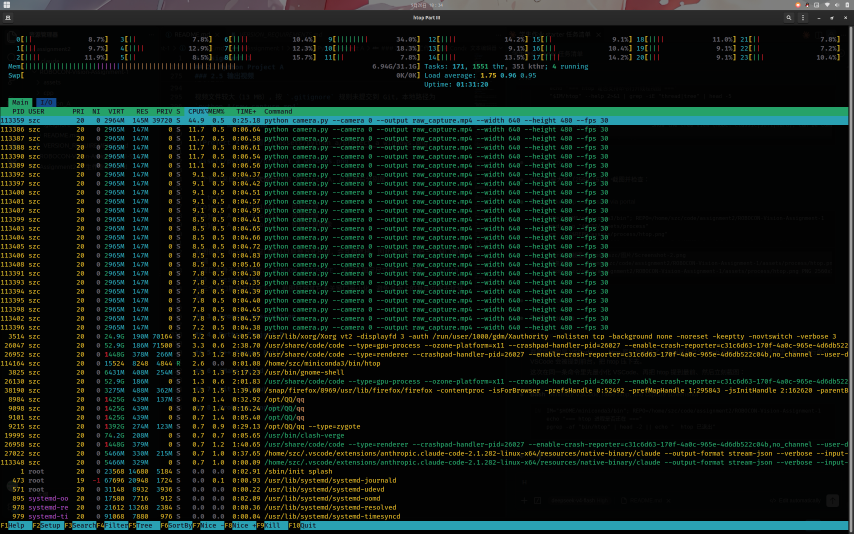
#> input picture assets/process/htop.png, 2560 x 1600 px (shown at 1/3 size)
$ python analyze_video.py --input ../assets/process/htop.png
#> lines starting #> are read from the running program, lines starting #| are printed output that depends on the picture
#!/usr/bin/env python3
"""Project B: offline video analysis in a Python environment incompatible with Project A."""

from __future__ import annotations

import argparse
from pathlib import Path

import imageio.v2 as imageio
import numpy as np
from skimage import color, exposure, feature, morphology, transform


def parse_args() -> argparse.Namespace:
    parser = argparse.ArgumentParser(
        description=(
            "Read Project A's raw MP4 and produce a three-panel analysis video: "
            "original, Canny edges, and inter-frame motion."
        )
    )
    parser.add_argument("--input", type=Path, required=True, help="Input MP4 from Project A")
    parser.add_argument(
        "--output",
        type=Path,
        default=Path("advanced_analysis.mp4"),
        help="Output analysis MP4",
    )
    parser.add_argument(
        "--max-width",
        type=int,
        default=640,
        help="Maximum width of each panel before processing. Default: 640",
    )
    return parser.parse_args()


def resize_if_needed(frame: np.ndarray, max_width: int) -> np.ndarray:
    if max_width < 2:
        raise ValueError("--max-width must be at least 2")

    height, width = frame.shape[:2]
    if width > max_width:
        scale = max_width / float(width)
        new_height = max(2, int(round(height * scale)))
        frame = transform.resize(
            frame,
            (new_height, max_width),
            preserve_range=True,
            anti_aliasing=True,
        ).astype(np.uint8)

    # Many video encoders prefer even frame dimensions.
    height, width = frame.shape[:2]
    even_height = height - (height % 2)
    even_width = width - (width % 2)
    return frame[:even_height, :even_width]


def mask_to_rgb(mask: np.ndarray) -> np.ndarray:
    mono = mask.astype(np.uint8) * 255
    return np.repeat(mono[:, :, None], 3, axis=2)


def analyze_frame(
    rgb_frame: np.ndarray,
    previous_gray: np.ndarray | None,
) -> tuple[np.ndarray, np.ndarray, np.ndarray]:
    gray = color.rgb2gray(rgb_frame)

    # Improve local contrast before edge detection.
    enhanced = exposure.equalize_adapthist(gray, clip_limit=0.02)
    edges = feature.canny(enhanced, sigma=1.5)

    if previous_gray is None:
        motion = np.zeros_like(gray, dtype=bool)
    else:
        motion = np.abs(gray - previous_gray) > 0.08
        motion = morphology.opening(motion, morphology.disk(2))
        motion = morphology.closing(motion, morphology.disk(3))

    return gray, edges, motion


def process_video(input_path: Path, output_path: Path, max_width: int) -> None:
#> called with max_width = 640
    if not input_path.is_file():
        raise FileNotFoundError(f"Input video does not exist: {input_path}")

    output_path.parent.mkdir(parents=True, exist_ok=True)
    reader = imageio.get_reader(str(input_path))
    metadata = reader.get_meta_data()
#> metadata = {'Software': 'gnome-screenshot', 'Creation Time': 'Sat 26 Sep 2026 06:34:52 PM CST', 'mode': 'RGBA', 'shape': (2560, 1600)}
    fps = float(metadata.get("fps", 30.0) or 30.0)
#> fps = 30
    if not (1.0 < fps < 240.0):
        fps = 30.0

    writer = imageio.get_writer(
        str(output_path),
        fps=fps,
        codec="libx264",
        quality=7,
        macro_block_size=2,
    )

    previous_gray: np.ndarray | None = None
    frame_count = 0

    try:
        for frame in reader:
            rgb_frame = resize_if_needed(np.asarray(frame), max_width)
            gray, edges, motion = analyze_frame(rgb_frame, previous_gray)
            previous_gray = gray

            edge_view = mask_to_rgb(edges)
            motion_view = mask_to_rgb(motion)
            combined = np.concatenate([rgb_frame, edge_view, motion_view], axis=1)
            writer.append_data(combined)

            frame_count += 1
            if frame_count % 30 == 0:
                print(f"Processed {frame_count} frames...", flush=True)
#> this loop made 1 pass
#> (scale in resize_if_needed, new_height in resize_if_needed, even_height in resize_if_needed, even_width in resize_if_needed) on pass 1: (0.25, 400, 400, 640)
#> pass 1, in resize_if_needed, `frame = transform.resize( frame, (new_height, max_width), preserve_ran..`:
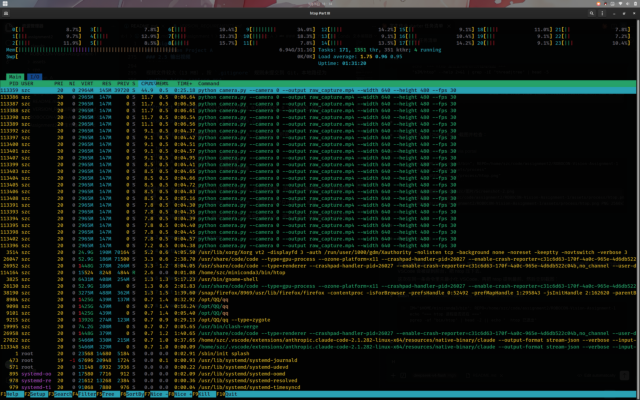
#> frame: shape (400, 640, 4); mean of channels 0, 1, 2, 3 15.6, 24.5, 19.1, 255; drawn as R, G, B
#> pass 1, in analyze_frame, `gray = color.rgb2gray(rgb_frame)`:
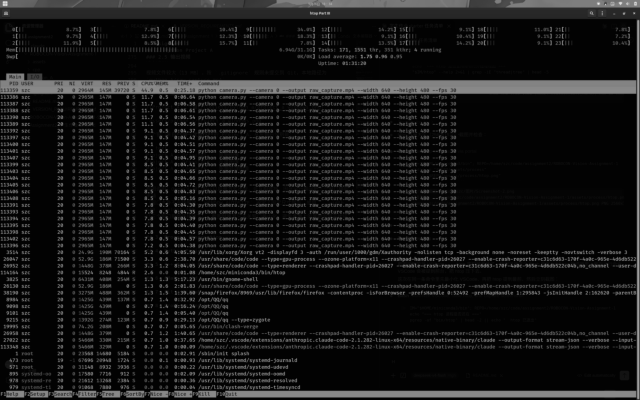
#> gray: shape (400, 640) float64; min 0.00701, max 0.918, mean 0.0871
#> pass 1, in analyze_frame, `enhanced = exposure.equalize_adapthist(gray, clip_limit=0.02)`:
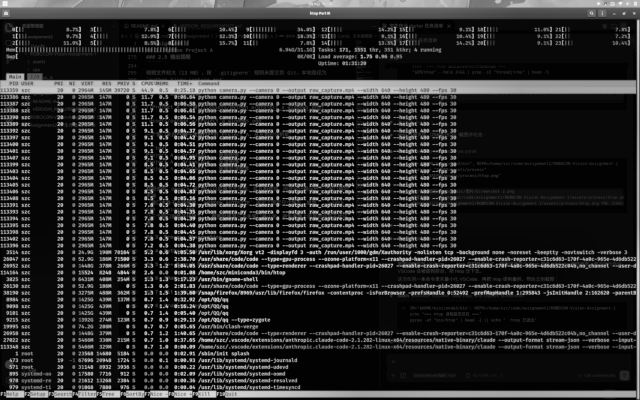
#> enhanced: shape (400, 640) float64; min 0, max 1, mean 0.171
#> pass 1, in analyze_frame, `edges = feature.canny(enhanced, sigma=1.5)`:
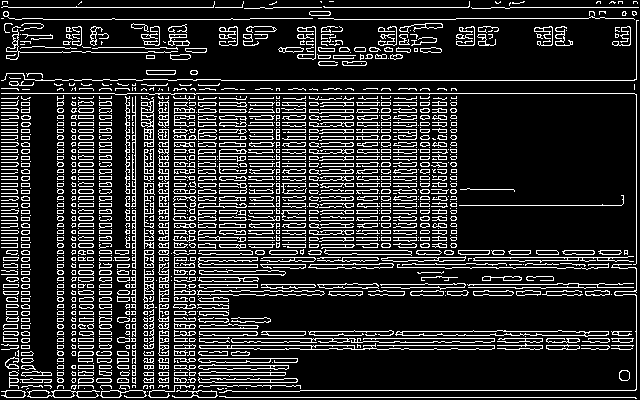
#> edges: shape (400, 640) bool; 17% white in thin lines or dots
#> after the loop: motion: shape (400, 640) bool; every value is 0
#> after the loop, frame_count = 0
    finally:
        reader.close()
        writer.close()

    print(f"Input:  {input_path.resolve()}")
    print(f"Output: {output_path.resolve()}")
    print(f"Frames: {frame_count}")
    print("Panels: original | Canny edges | motion mask")


def main() -> int:
    args = parse_args()
    process_video(args.input, args.output, args.max_width)
    return 0


if __name__ == "__main__":
#> (the run stopped early here; a loop or call above may not have finished)
